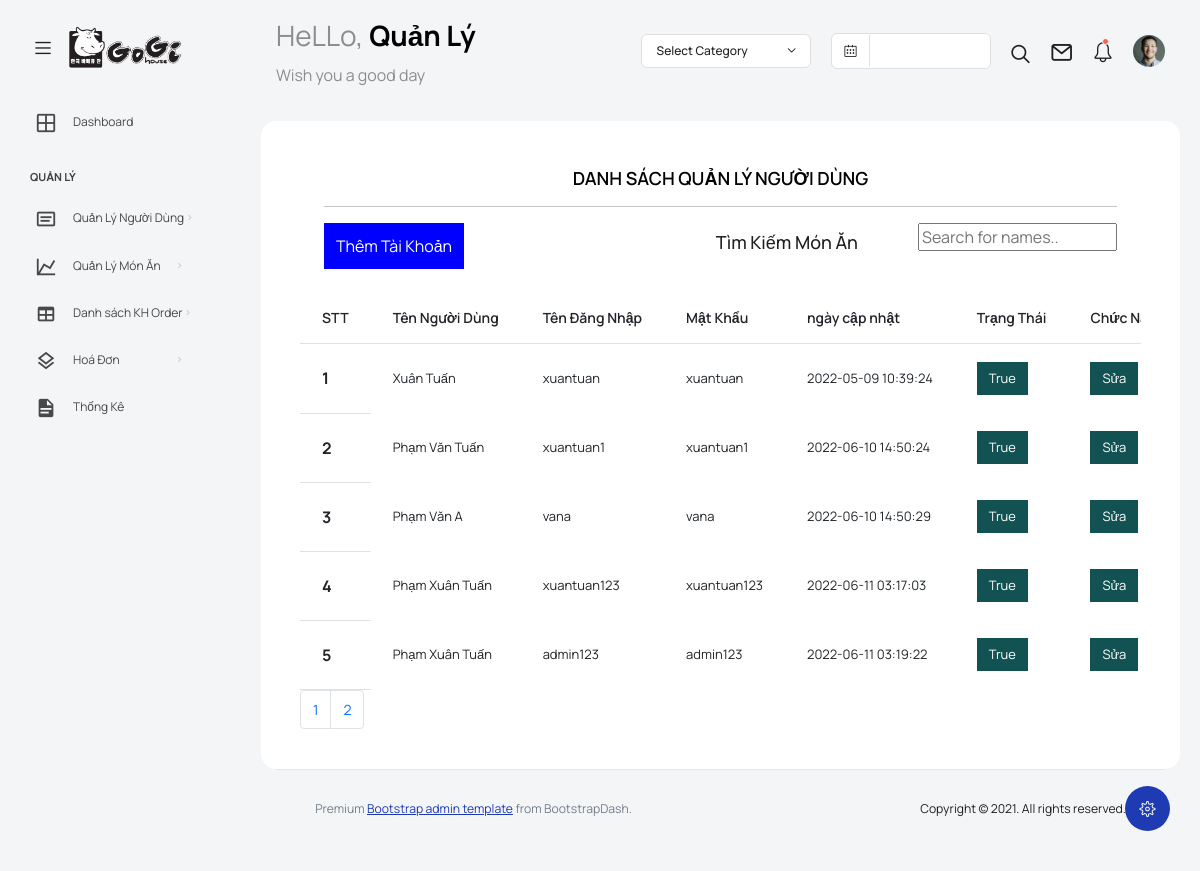
Screenshot of /admin/View/NguoiDung/nguoidungg.php (signed in) with the database file from the repository.
### tables this page shows
CREATE TABLE `taikhoan` (
  `ID` int(11) NOT NULL,
  `TenNguoiDung` varchar(255) NOT NULL,
  `TenTruyCap` varchar(255) NOT NULL,
  `MatKhau` varchar(255) NOT NULL,
  `NgayCapNhat` timestamp NOT NULL DEFAULT current_timestamp(),
  `TrangThai` tinyint(1) DEFAULT 1
);

### admin/View/NguoiDung/nguoidungg.php (the view, shortened to what this page needs)
<!DOCTYPE html>
<html lang="en">
<head>
  <?php include '../head.php'; ?>
</head>
<body>
  <div class="container-scroller">
    <nav class="navbar default-layout col-lg-12 col-12 p-0 fixed-top d-flex align-items-top flex-row">
      <div class="text-center navbar-brand-wrapper d-flex align-items-center justify-content-start">
        <div class="me-3">
          <button class="navbar-toggler navbar-toggler align-self-center" type="button" data-bs-toggle="minimize">
            <span class="icon-menu"></span>
          </button>
        </div>
        <div>
          <a class="navbar-brand brand-logo" href="index.html">
            <img src="../../asset/images/gogi.png" alt="logo" />
          </a>
        </div>
      </div>
      <div class="navbar-menu-wrapper d-flex align-items-top">
        <ul class="navbar-nav">
          <li class="nav-item font-weight-semibold d-none d-lg-block ms-0">
            <h1 class="welcome-text">HeLLo, <span class="text-black fw-bold">
                            <?php
                            include 'connect.php';
                              if (isset($_SESSION['admin_name'])) {
                                  $admin_name = $_SESSION['admin_name'];
                                  $query= "SELECT name FROM admin WHERE admin_name='$admin_name'";
                                  $query_run = mysqli_query($connect,$query);
                              }
                              while ($num = mysqli_fetch_assoc ($query_run)) {
                                  $qty = $num['name'];
                              }
                              echo "" . $qty . "";
                      ?></span></h1>
            <h3 class="welcome-sub-text">Wish you a good day</h3>
          </li>
        </ul>
        <ul class="navbar-nav ms-auto">
          <li class="nav-item dropdown d-none d-lg-block">
            <a class="nav-link dropdown-bordered dropdown-toggle dropdown-toggle-split" id="messageDropdown" href="#" data-bs-toggle="dropdown" aria-expanded="false"> Select Category </a>
          </li>
          <li class="nav-item d-none d-lg-block">
            <div id="datepicker-popup" class="input-group date datepicker navbar-date-picker">
              <span class="input-group-addon input-group-prepend border-right">
                <span class="icon-calendar input-group-text calendar-icon"></span>
              </span>
              <input type="text" class="form-control">
            </div>
          </li>
          <li class="nav-item">
            <form class="search-form" action="#">
              <i class="icon-search"></i>
              <input type="search" class="form-control" placeholder="Search Here" title="Search here">
            </form>
          </li>
          <li class="nav-item dropdown">
            <a class="nav-link count-indicator" id="notificationDropdown" href="#" data-bs-toggle="dropdown">
              <i class="icon-mail icon-lg"></i>
            </a>
          </li>
          <li class="nav-item dropdown">
            <a class="nav-link count-indicator" id="countDropdown" href="#" data-bs-toggle="dropdown" aria-expanded="false">
              <i class="icon-bell"></i>
              <span class="count"></span>
            </a>
          </li>
          <li class="nav-item dropdown d-none d-lg-block user-dropdown">
            <a class="nav-link" id="UserDropdown" href="#" data-bs-toggle="dropdown" aria-expanded="false">
              <img class="img-xs rounded-circle" src="../../asset/images/faces/face8.jpg" alt="Profile image"> </a>
          </li>
        </ul>
      </div>
    </nav>
    <div class="container-fluid page-body-wrapper">
      <div class="theme-setting-wrapper">
        <div id="settings-trigger"><i class="ti-settings"></i></div>
      </div>
      <?php include "../sidebar.php"; ?>
      <div class="main-panel">
        <div class="content-wrapper">
          <div class="row">
              <div class="card card-rounded">
                <div class="card-body">
                  <div class="d-sm-flex justify-content-between align-items-start">
                      <div class="card-body">
                        <h1 class="card-title" style="text-align: center;">DANH SÁCH QUẢN LÝ NGƯỜI DÙNG</h1>
                        <hr>
                        <div class="sear">
                          <div style="float: left;"><button style="background: blue; border: none; padding: 12px 12px; "><a style="text-decoration: none; color: #fff;" href="nguoidung_them.php">Thêm Tài Khoản</a></button></div>
                          <div class="sear1" style="float: right;margin-left: 50px;"><input type="text" id="myInput" onkeyup="myFunction()" placeholder="Search for names.." title="Type in a name">
                          </div>
                          <div style="float: right; padding: 10px; "><h4>Tìm Kiếm Món Ăn</h4> </div>
                      </div>
                    </div>
                  </div>
                  <div>
                    <div class="table-responsive">
                    <table class="table" id="myTable">
                      <thead>
                        <tr>
                          <th>STT</th>
                          <th>Tên Người Dùng</th>
                          <th>Tên Đăng Nhập</th>
                          <th>Mật Khẩu</th>
                          <th>ngày cập nhật</th>
                          <th>Trạng Thái</th>
                          <th colspan="2">Chức Năng</th>
                        </tr>
                         <?php
                            $sql="select count(TenTruyCap) as number from taikhoan";
                            $result = exexuteResult($sql);
                            $number = 0;
                            if ($result != null && count($result) > 0) {
                              $number = $result[0]['number'];
                            }
                            $pages = ceil($number/5);
                            $current_page = 1;
                            $index = ($current_page-1)*5;
                            include 'connect.php';
                            $sql= 'select * from taikhoan limit '.$index.',5';
                            $results = mysqli_query($connect,$sql);
                            $counter=1;
                            while( ($rows = mysqli_fetch_assoc($results))!= NULL )
                            {
                          ?>
                      </thead>
                      <tbody>
                        <tr>
                          <th scope="row"><?php echo $counter; ?></th>
                          <td><?php echo $rows['TenNguoiDung']; ?></td>
                          <td><?php echo $rows['TenTruyCap']; ?></td>
                          <td><?php echo $rows['MatKhau']; ?></td>
                          <td><?php echo $rows['NgayCapNhat']; ?></td>
                          <td><button style="background: #125252; border: none; padding: 10px 12px; "><a href="xulyTrangthai.php?ID=<?php echo $rows['ID']; ?>&tt=<?php echo $rows['TrangThai']; ?>"><?php
                                    if ($rows['TrangThai']==0) {
                                      echo "False";
                                    }
                                    else
                                      echo "True";
                                ?>
                          </a></button></td>
                          <td><button style="background: #125252; border: none; padding: 10px 12px; "><?php echo "<a href='Nguoidung_sua.php?ID=".$rows['ID']."'>Sửa</a>" ;?></button></td>
                        </tr>
                      </tbody>
                      <?php $counter++; ?>
                        <?php }
                      ?>
                    </table>
                  </div>
                  <div class="">
                      <ul class="pagination">
                        <?php
                          for ($i=1; $i <= $pages ; $i++) {
                            echo '<li class="page-item"><a class="page-link" href="?page='.$i.'">'.$i.'</a></li>';
                          }
                         ?>
                      </ul>
                  </div>
                  </div>
                </div>
              </div>
            </div>
<?php
function exexuteResult($sql){
   include"connect.php";
  $data = [];
  $result = mysqli_query($connect, $sql);
  while($row = mysqli_fetch_array($result, 1)){
    $data[] = $row;
  }
  return $data;
}
?>
        <footer class="footer">
          <div class="d-sm-flex justify-content-center justify-content-sm-between">
            <span class="text-muted text-center text-sm-left d-block d-sm-inline-block">Premium <a href="https://www.bootstrapdash.com/" target="_blank">Bootstrap admin template</a> from BootstrapDash.</span>
            <span class="float-none float-sm-right d-block mt-1 mt-sm-0 text-center">Copyright © 2021. All rights reserved.</span>
          </div>
        </footer>
      </div>
    </div>
  </div>
</body>
</html>

### admin/View/NguoiDung/nguoidungg.php (style rules this page uses)
button a { text-decoration: none; color: #fff; }

### rows the page displays
taikhoan: TenNguoiDung "Xuân Tuấn", TenTruyCap "xuantuan", MatKhau "xuantuan", NgayCapNhat "2022-05-09 10:39:24", TrangThai "True"
taikhoan: TenNguoiDung "Phạm Văn Tuấn", TenTruyCap "xuantuan1", MatKhau "xuantuan1", NgayCapNhat "2022-06-10 14:50:24", TrangThai "True"
taikhoan: TenNguoiDung "Phạm Văn A", TenTruyCap "vana", MatKhau "vana", NgayCapNhat "2022-06-10 14:50:29", TrangThai "True"
taikhoan: TenNguoiDung "Phạm Xuân Tuấn", TenTruyCap "xuantuan123", MatKhau "xuantuan123", NgayCapNhat "2022-06-11 03:17:03", TrangThai "True"
taikhoan: TenNguoiDung "Phạm Xuân Tuấn", TenTruyCap "admin123", MatKhau "admin123", NgayCapNhat "2022-06-11 03:19:22", TrangThai "True"

### other values shown
$qty "Quản Lý"
